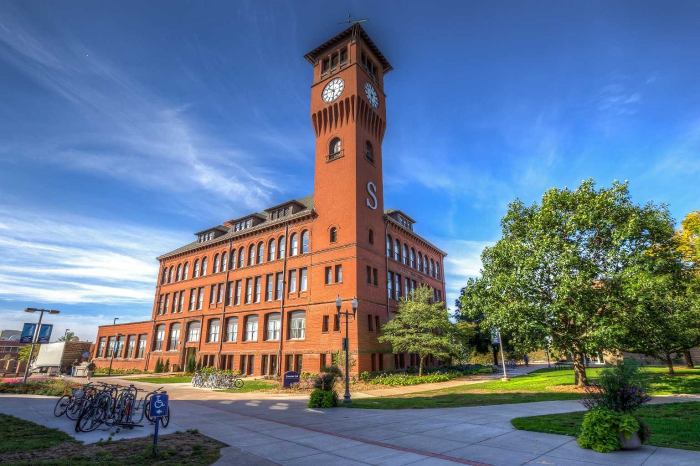
#> input picture Image Processing/standard_test_images/clocktower.jpg, 1400 x 932 px (shown at 1/2 size)
$ python LegoMosaic.py
#> lines starting #> are read from the running program, lines starting #| are printed output that depends on the picture
import numpy as np
import cv2
import pandas as pd
from PIL import Image

legoCSV = pd.read_csv(r"LEGOColors.csv")
#> (reads Image Processing/LEGOColors.csv from the repository)
legoRGB = np.float32(pd.DataFrame(legoCSV, columns=['Red','Green','Blue']).to_numpy() / 255.0)
num_colors = legoRGB.shape[0]
HEIGHT = 128.0

img = cv2.imread("standard_test_images/clocktower.jpg")
#> img is the input picture: shape (932, 1400, 3); mean B, G, R 141.4, 119.3, 101.9
H, W = img.shape[:2]
#> H = 932; W = 1400
img = Image.fromarray(img)
img = img.resize((round(HEIGHT * W / H), round(HEIGHT)), Image.LANCZOS)
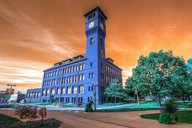
#> img: PIL image 192x128 RGB; mean R, G, B 141.4, 119.4, 101.9
img = (np.float32(img) / 255.0)
#> img: shape (128, 192, 3) float32
height, width = img.shape[:2]
#> height = 128; width = 192

for i in range(1,height - 1):
    for j in range(1,width - 1):
        min_dist = np.argmin(np.sum((img[i,j] - legoRGB[:,::-1]) ** 2,axis=1))
        value = legoRGB[min_dist, ::-1]
        error = img[i,j] - value
        img[i, j + 1] += error * 7/16
        img[i + 1, j-1] += error * 3/16
        img[i + 1, j] += error * 5/16
        img[i + 1, j+1] += error / 16
        img[i,j] = value
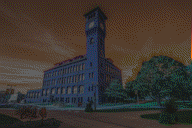
#> img: shape (128, 192, 3) float32; mean R, G, B 0.554, 0.468, 0.4; drawn with min black and max white
img = np.uint8(img * 255)
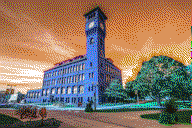
#> img: shape (128, 192, 3); mean R, G, B 141, 119.3, 102.1
img = img.repeat(4, 0).repeat(4,1)
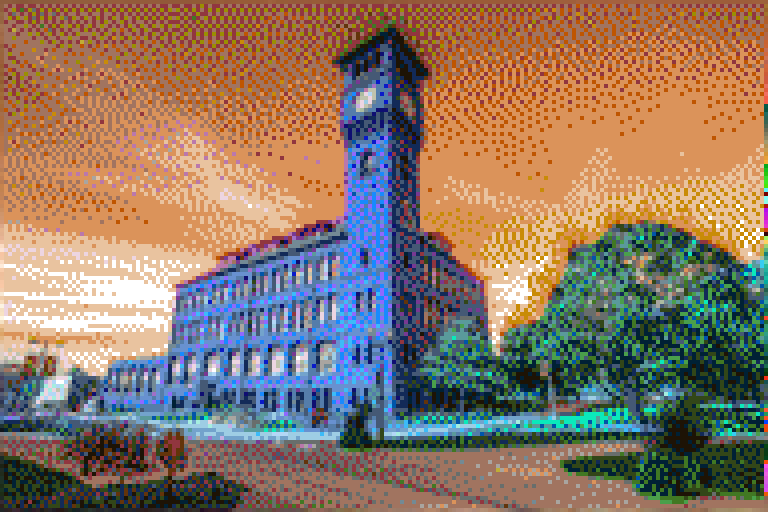
#> img: shape (512, 768, 3); mean R, G, B 141, 119.3, 102.1
cv2.imshow("Lets Hope", img)
cv2.waitKey(0)
cv2.destroyAllWindows()
